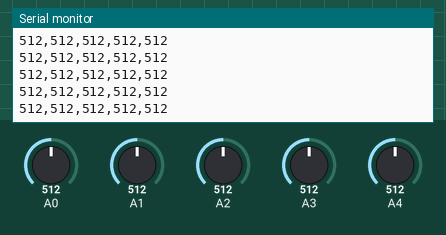
Recording of a sketch running on a simulated Arduino Uno, built with avr-gcc and run on an emulated ATmega328P. Shown: the last lines printed to the serial monitor. Inputs (shaded band) come from the test bench; at power-on: A0 = 512, A1 = 512, A2 = 512, A3 = 512, A4 = 512.

Above: at 6.2 s.
6.3 s: A0 set to 716
At 6.32 s:
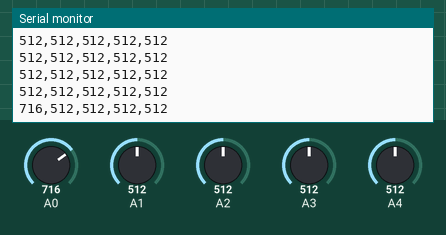
7.8 s: A1 set to 716
At 7.83 s:
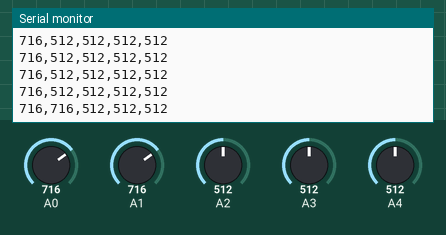
9.3 s: A2 set to 716
At 9.35 s:
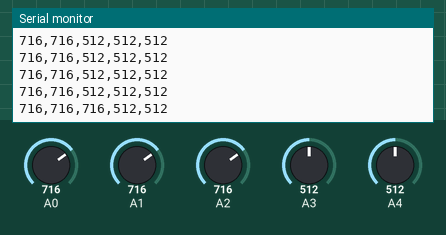
10.8 s: A3 set to 716
At 10.86 s:
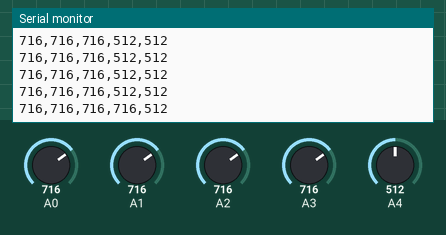
13.8 s: A4 set to 716
At 13.8 s:
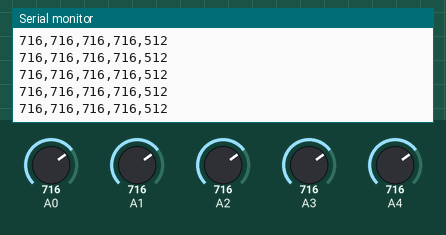
15.3 s: A0 set to 992
At 15.31 s:
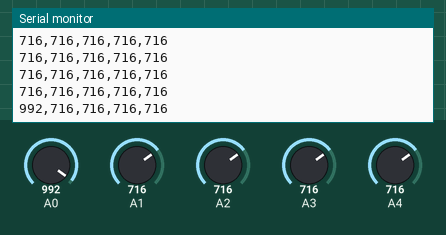
Timing chart, 0 to 17.8 s (numbered marks = the images above; inputs shaded):
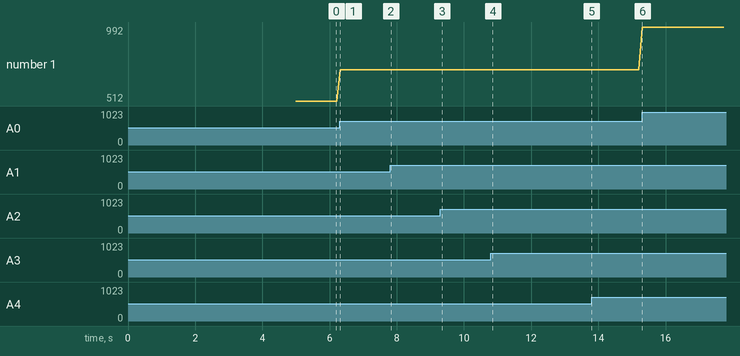

The sketch:

G-analogReportPlot.ino
```cpp
unsigned long reportTime;
int reportInterval = 100;
int numberOfAnalogs = 5;
//===================================================================================================
// Setup
//====================================================================================================
void setup()
{
   delay(5000);
   Serial.begin(9600);
}

void loop()
{


    if(millis() - reportTime > reportInterval)
    {
      reportTime = millis();

      for(int i = 0; i< numberOfAnalogs; i++)
      {
        Serial.print(analogRead(i));
        if(i != numberOfAnalogs-1)
        {

          Serial.print(",");
        }
      }

        Serial.println("");
    }

  }
```

Measured:
- after the input at 6.3 s, the serial monitor: prints a new line at once (image 1)
- after the input at 7.8 s, the serial monitor: prints a new line at once (image 2)
- after the input at 9.3 s, the serial monitor: prints a new line at once (image 3)
- after the input at 10.8 s, the serial monitor: prints a new line after 0.06 s (image 4)
- after the input at 15.3 s, the serial monitor: prints a new line at once (image 6)
- plotted number 1: 512 → 716 after the input at 6.3 s, 716 → 992 after the input at 15.3 s
